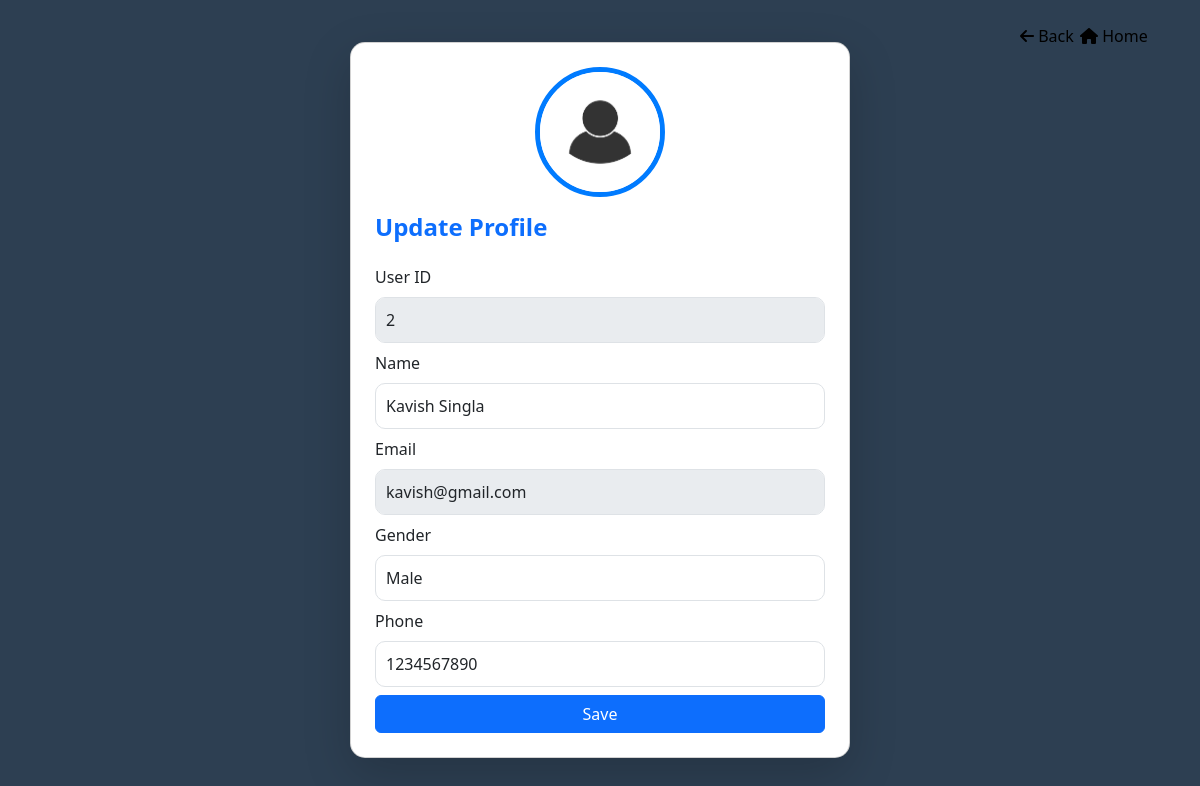
Screenshot of /update/2 (signed in) with the database file from the repository.
### app.py (models this page shows, shortened)
class User(db.Model, UserMixin):
    __tablename__ = "user"
    id = db.Column(db.Integer, primary_key=True)
    name = db.Column(db.String(100), nullable=False)
    email = db.Column(db.String(100), nullable=False, unique=True)
    password_hash = db.Column(db.String(100), nullable=False)
    mobile = db.Column(db.String(15), nullable=False)
    gender = db.Column(db.String(50), nullable=False)

### app.py (the view, shortened to what this page needs)
@app.route("/update/<int:id>", methods=["GET", "POST"])
@login_required
def update(id):
    user = db.session.get(User, id)
    return render_template("update_user.html", user = user)

### app.py (called while the page is built)
@login_manager.user_loader
def load_user(user_id):
    return db.session.get(User, int(user_id))

### templates/update_user.html (shortened to what this page needs)
<!DOCTYPE html>
<html lang="en">
<head>
    <link href="https://cdn.jsdelivr.net/npm/bootstrap@5.3.0/dist/css/bootstrap.min.css" rel="stylesheet">
    <link rel="stylesheet" href="https://cdnjs.cloudflare.com/ajax/libs/font-awesome/6.4.2/css/all.min.css">
</head>
<body>
    <div class="profile-home" style="text-align: right; margin-left: 85vw; margin-top: 3vh; position: absolute;">
        <a href="{{url_for('profile')}}" style="text-decoration: none; color: black;"><i class="fa-solid fa-arrow-left"></i> Back</a>
        </div>
    <div class="profile-home" style="text-align: right; margin-left: 90vw; margin-top: 3vh; position: absolute;">
        <a href="{{url_for('home')}}" style="text-decoration: none; color: black;"><i class="fa fa-home"></i>  Home</a>
        </div>
    <div class="container d-flex justify-content-center align-items-center vh-100">
        <div class="card shadow-lg p-4" style="width: 500px;">
            <div class="text-center mb-3">
                <img src="../static/accout.jpg" class="rounded-circle profile-img" alt="Profile Image">
            </div>
            <div class="d-flex justify-content-between align-items-center mb-3">
                <h4 class="fw-bold text-primary">Update Profile</h4>
            </div>
            <form action="{{url_for('update', id=user.id)}}" method="POST">
                <div class="mb-2">
                    <label class="form-label">User ID</label>
                    <input type="text" id="userid" class="form-control" value="{{user.id}}" disabled>
                </div>
                <div class="mb-2">
                    <label class="form-label">Name</label>
                    <input type="text" id="editName" class="form-control" value="{{user.name}}" name="name">
                </div>
                <div class="mb-2">
                    <label class="form-label">Email</label>
                    <input type="text" id="editName" class="form-control" value="{{user.email}}" name="email" disabled>
                </div>
                <div class="mb-2">
                    <label class="form-label">Gender</label>
                    <select id="editGender" class="form-control" name="gender" >
                        <option value="Male" {% if user.gender=="Male" %} selected {% endif %} >Male</option>
                    </select>
                </div>
                <div class="mb-2">
                    <label class="form-label">Phone</label>
                    <input type="tel" id="editPhone" class="form-control" value="{{user.mobile}}" name="mobile" maxlength="10"  pattern="\d{10}" >
                </div>
                <input type="submit" value="Save" class="btn btn-primary w-100" onclick="return confirm('Are you sure , to save the changes ?')" >
            </div>
        </div>
</body>
</html>

### templates/update_user.html (style rules this page uses)
body { background-color: #2D3F52; }
.card { border-radius: 15px; background: #fff; padding: 30px; box-shadow: 0px 4px 10px rgba(0, 0, 0, 0.2); }
.profile-img { width: 130px; height: 130px; border: 5px solid #007bff; transition: transform 0.3s ease-in-out; }
.form-control { border-radius: 10px; padding: 10px; }

### rows the page displays
User: id "2", name "Kavish Singla", email "kavish@gmail.com", gender "Male", mobile "1234567890"
